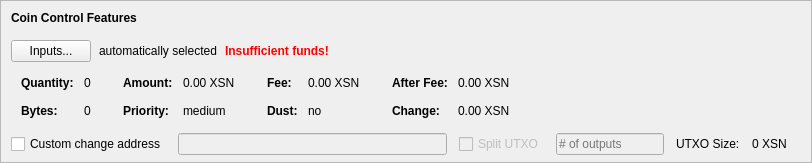
       <widget class="QFrame" name="frameCoinControl">
        <property name="sizePolicy">
         <sizepolicy hsizetype="Expanding" vsizetype="Expanding">
          <horstretch>0</horstretch>
          <verstretch>0</verstretch>
         </sizepolicy>
        </property>
        <property name="maximumSize">
         <size>
          <width>16777215</width>
          <height>16777215</height>
         </size>
        </property>
        <property name="frameShape">
         <enum>QFrame::StyledPanel</enum>
        </property>
        <property name="frameShadow">
         <enum>QFrame::Sunken</enum>
        </property>
        <layout class="QVBoxLayout" name="verticalLayoutCoinControl2">
         <property name="spacing">
          <number>0</number>
         </property>
         <property name="leftMargin">
          <number>0</number>
         </property>
         <property name="topMargin">
          <number>0</number>
         </property>
         <property name="rightMargin">
          <number>0</number>
         </property>
         <property name="bottomMargin">
          <number>6</number>
         </property>
         <item>
          <layout class="QVBoxLayout" name="verticalLayoutCoinControl" stretch="0,0,0,0,1">
           <property name="spacing">
            <number>0</number>
           </property>
           <property name="leftMargin">
            <number>10</number>
           </property>
           <property name="topMargin">
            <number>10</number>
           </property>
           <item>
            <layout class="QHBoxLayout" name="horizontalLayoutCoinControl1">
             <property name="bottomMargin">
              <number>15</number>
             </property>
             <item>
              <widget class="QLabel" name="labelCoinControlFeatures">
               <property name="sizePolicy">
                <sizepolicy hsizetype="Preferred" vsizetype="Maximum">
                 <horstretch>0</horstretch>
                 <verstretch>0</verstretch>
                </sizepolicy>
               </property>
               <property name="font">
                <font>
                 <weight>75</weight>
                 <bold>true</bold>
                </font>
               </property>
               <property name="styleSheet">
                <string notr="true">font-weight:bold;</string>
               </property>
               <property name="text">
                <string>Coin Control Features</string>
               </property>
              </widget>
             </item>
            </layout>
           </item>
           <item>
            <layout class="QHBoxLayout" name="horizontalLayoutCoinControl2" stretch="0,0,0,0">
             <property name="spacing">
              <number>8</number>
             </property>
             <property name="bottomMargin">
              <number>10</number>
             </property>
             <item>
              <widget class="QPushButton" name="pushButtonCoinControl">
               <property name="styleSheet">
                <string notr="true"/>
               </property>
               <property name="text">
                <string>Inputs...</string>
               </property>
               <property name="autoDefault">
                <bool>false</bool>
               </property>
              </widget>
             </item>
             <item>
              <widget class="QLabel" name="labelCoinControlAutomaticallySelected">
               <property name="text">
                <string>automatically selected</string>
               </property>
               <property name="margin">
                <number>5</number>
               </property>
              </widget>
             </item>
             <item>
              <widget class="QLabel" name="labelCoinControlInsuffFunds">
               <property name="font">
                <font>
                 <weight>75</weight>
                 <bold>true</bold>
                </font>
               </property>
               <property name="styleSheet">
                <string notr="true">color:red;font-weight:bold;</string>
               </property>
               <property name="text">
                <string>Insufficient funds!</string>
               </property>
               <property name="margin">
                <number>5</number>
               </property>
              </widget>
             </item>
             <item>
              <spacer name="horizontalSpacerCoinControl">
               <property name="orientation">
                <enum>Qt::Horizontal</enum>
               </property>
               <property name="sizeHint" stdset="0">
                <size>
                 <width>40</width>
                 <height>1</height>
                </size>
               </property>
              </spacer>
             </item>
            </layout>
           </item>
           <item>
            <widget class="QWidget" name="widgetCoinControl" native="true">
             <property name="sizePolicy">
              <sizepolicy hsizetype="Preferred" vsizetype="Preferred">
               <horstretch>0</horstretch>
               <verstretch>0</verstretch>
              </sizepolicy>
             </property>
             <property name="minimumSize">
              <size>
               <width>0</width>
               <height>0</height>
              </size>
             </property>
             <property name="styleSheet">
              <string notr="true"/>
             </property>
             <layout class="QHBoxLayout" name="horizontalLayoutCoinControl5">
              <property name="leftMargin">
               <number>0</number>
              </property>
              <property name="topMargin">
               <number>0</number>
              </property>
              <property name="rightMargin">
               <number>0</number>
              </property>
              <property name="bottomMargin">
               <number>0</number>
              </property>
              <item>
               <layout class="QHBoxLayout" name="horizontalLayoutCoinControl3" stretch="0,0,0,1">
                <property name="spacing">
                 <number>20</number>
                </property>
                <property name="topMargin">
                 <number>0</number>
                </property>
                <property name="bottomMargin">
                 <number>10</number>
                </property>
                <item>
                 <layout class="QFormLayout" name="formLayoutCoinControl1">
                  <property name="horizontalSpacing">
                   <number>10</number>
                  </property>
                  <property name="verticalSpacing">
                   <number>14</number>
                  </property>
                  <property name="leftMargin">
                   <number>10</number>
                  </property>
                  <property name="topMargin">
                   <number>4</number>
                  </property>
                  <property name="rightMargin">
                   <number>6</number>
                  </property>
                  <item row="0" column="0">
                   <widget class="QLabel" name="labelCoinControlQuantityText">
                    <property name="font">
                     <font>
                      <weight>75</weight>
                      <bold>true</bold>
                     </font>
                    </property>
                    <property name="text">
                     <string>Quantity:</string>
                    </property>
                    <property name="margin">
                     <number>0</number>
                    </property>
                   </widget>
                  </item>
                  <item row="0" column="1">
                   <widget class="QLabel" name="labelCoinControlQuantity">
                    <property name="cursor">
                     <cursorShape>IBeamCursor</cursorShape>
                    </property>
                    <property name="contextMenuPolicy">
                     <enum>Qt::ActionsContextMenu</enum>
                    </property>
                    <property name="text">
                     <string notr="true">0</string>
                    </property>
                    <property name="margin">
                     <number>0</number>
                    </property>
                    <property name="textInteractionFlags">
                     <set>Qt::LinksAccessibleByMouse|Qt::TextSelectableByKeyboard|Qt::TextSelectableByMouse</set>
                    </property>
                   </widget>
                  </item>
                  <item row="1" column="0">
                   <widget class="QLabel" name="labelCoinControlBytesText">
                    <property name="font">
                     <font>
                      <weight>75</weight>
                      <bold>true</bold>
                     </font>
                    </property>
                    <property name="text">
                     <string>Bytes:</string>
                    </property>
                   </widget>
                  </item>
                  <item row="1" column="1">
                   <widget class="QLabel" name="labelCoinControlBytes">
                    <property name="cursor">
                     <cursorShape>IBeamCursor</cursorShape>
                    </property>
                    <property name="contextMenuPolicy">
                     <enum>Qt::ActionsContextMenu</enum>
                    </property>
                    <property name="text">
                     <string notr="true">0</string>
                    </property>
                    <property name="textInteractionFlags">
                     <set>Qt::LinksAccessibleByMouse|Qt::TextSelectableByKeyboard|Qt::TextSelectableByMouse</set>
                    </property>
                   </widget>
                  </item>
                 </layout>
                </item>
                <item>
                 <layout class="QFormLayout" name="formLayoutCoinControl2">
                  <property name="horizontalSpacing">
                   <number>10</number>
                  </property>
                  <property name="verticalSpacing">
                   <number>14</number>
                  </property>
                  <property name="leftMargin">
                   <number>6</number>
                  </property>
                  <property name="topMargin">
                   <number>4</number>
                  </property>
                  <property name="rightMargin">
                   <number>6</number>
                  </property>
                  <item row="0" column="0">
                   <widget class="QLabel" name="labelCoinControlAmountText">
                    <property name="font">
                     <font>
                      <weight>75</weight>
                      <bold>true</bold>
                     </font>
                    </property>
                    <property name="text">
                     <string>Amount:</string>
                    </property>
                    <property name="margin">
                     <number>0</number>
                    </property>
                   </widget>
                  </item>
                  <item row="0" column="1">
                   <widget class="QLabel" name="labelCoinControlAmount">
                    <property name="cursor">
                     <cursorShape>IBeamCursor</cursorShape>
                    </property>
                    <property name="contextMenuPolicy">
                     <enum>Qt::ActionsContextMenu</enum>
                    </property>
                    <property name="text">
                     <string notr="true">0.00 XSN</string>
                    </property>
                    <property name="textInteractionFlags">
                     <set>Qt::LinksAccessibleByMouse|Qt::TextSelectableByKeyboard|Qt::TextSelectableByMouse</set>
                    </property>
                   </widget>
                  </item>
                  <item row="1" column="0">
                   <widget class="QLabel" name="labelCoinControlPriorityText">
                    <property name="font">
                     <font>
                      <weight>75</weight>
                      <bold>true</bold>
                     </font>
                    </property>
                    <property name="text">
                     <string>Priority:</string>
                    </property>
                   </widget>
                  </item>
                  <item row="1" column="1">
                   <widget class="QLabel" name="labelCoinControlPriority">
                    <property name="cursor">
                     <cursorShape>IBeamCursor</cursorShape>
                    </property>
                    <property name="contextMenuPolicy">
                     <enum>Qt::ActionsContextMenu</enum>
                    </property>
                    <property name="text">
                     <string>medium</string>
                    </property>
                    <property name="textInteractionFlags">
                     <set>Qt::LinksAccessibleByMouse|Qt::TextSelectableByKeyboard|Qt::TextSelectableByMouse</set>
                    </property>
                   </widget>
                  </item>
                 </layout>
                </item>
                <item>
                 <layout class="QFormLayout" name="formLayoutCoinControl3">
                  <property name="horizontalSpacing">
                   <number>10</number>
                  </property>
                  <property name="verticalSpacing">
                   <number>14</number>
                  </property>
                  <property name="leftMargin">
                   <number>6</number>
                  </property>
                  <property name="topMargin">
                   <number>4</number>
                  </property>
                  <property name="rightMargin">
                   <number>6</number>
                  </property>
                  <item row="0" column="0">
                   <widget class="QLabel" name="labelCoinControlFeeText">
                    <property name="font">
                     <font>
                      <weight>75</weight>
                      <bold>true</bold>
                     </font>
                    </property>
                    <property name="text">
                     <string>Fee:</string>
                    </property>
                    <property name="margin">
                     <number>0</number>
                    </property>
                   </widget>
                  </item>
                  <item row="0" column="1">
                   <widget class="QLabel" name="labelCoinControlFee">
                    <property name="cursor">
                     <cursorShape>IBeamCursor</cursorShape>
                    </property>
                    <property name="contextMenuPolicy">
                     <enum>Qt::ActionsContextMenu</enum>
                    </property>
                    <property name="text">
                     <string notr="true">0.00 XSN</string>
                    </property>
                    <property name="textInteractionFlags">
                     <set>Qt::LinksAccessibleByMouse|Qt::TextSelectableByKeyboard|Qt::TextSelectableByMouse</set>
                    </property>
                   </widget>
                  </item>
                  <item row="1" column="0">
                   <widget class="QLabel" name="labelCoinControlLowOutputText">
                    <property name="font">
                     <font>
                      <weight>75</weight>
                      <bold>true</bold>
                     </font>
                    </property>
                    <property name="text">
                     <string>Dust:</string>
                    </property>
                   </widget>
                  </item>
                  <item row="1" column="1">
                   <widget class="QLabel" name="labelCoinControlLowOutput">
                    <property name="cursor">
                     <cursorShape>IBeamCursor</cursorShape>
                    </property>
                    <property name="contextMenuPolicy">
                     <enum>Qt::ActionsContextMenu</enum>
                    </property>
                    <property name="text">
                     <string>no</string>
                    </property>
                    <property name="textInteractionFlags">
                     <set>Qt::LinksAccessibleByMouse|Qt::TextSelectableByKeyboard|Qt::TextSelectableByMouse</set>
                    </property>
                   </widget>
                  </item>
                 </layout>
                </item>
                <item>
                 <layout class="QFormLayout" name="formLayoutCoinControl4">
                  <property name="horizontalSpacing">
                   <number>10</number>
                  </property>
                  <property name="verticalSpacing">
                   <number>14</number>
                  </property>
                  <property name="leftMargin">
                   <number>6</number>
                  </property>
                  <property name="topMargin">
                   <number>4</number>
                  </property>
                  <property name="rightMargin">
                   <number>6</number>
                  </property>
                  <item row="0" column="0">
                   <widget class="QLabel" name="labelCoinControlAfterFeeText">
                    <property name="font">
                     <font>
                      <weight>75</weight>
                      <bold>true</bold>
                     </font>
                    </property>
                    <property name="text">
                     <string>After Fee:</string>
                    </property>
                    <property name="margin">
                     <number>0</number>
                    </property>
                   </widget>
                  </item>
                  <item row="0" column="1">
                   <widget class="QLabel" name="labelCoinControlAfterFee">
                    <property name="cursor">
                     <cursorShape>IBeamCursor</cursorShape>
                    </property>
                    <property name="contextMenuPolicy">
                     <enum>Qt::ActionsContextMenu</enum>
                    </property>
                    <property name="text">
                     <string notr="true">0.00 XSN</string>
                    </property>
                    <property name="textInteractionFlags">
                     <set>Qt::LinksAccessibleByMouse|Qt::TextSelectableByKeyboard|Qt::TextSelectableByMouse</set>
                    </property>
                   </widget>
                  </item>
                  <item row="1" column="0">
                   <widget class="QLabel" name="labelCoinControlChangeText">
                    <property name="font">
                     <font>
                      <weight>75</weight>
                      <bold>true</bold>
                     </font>
                    </property>
                    <property name="text">
                     <string>Change:</string>
                    </property>
                   </widget>
                  </item>
                  <item row="1" column="1">
                   <widget class="QLabel" name="labelCoinControlChange">
                    <property name="cursor">
                     <cursorShape>IBeamCursor</cursorShape>
                    </property>
                    <property name="contextMenuPolicy">
                     <enum>Qt::ActionsContextMenu</enum>
                    </property>
                    <property name="text">
                     <string notr="true">0.00 XSN</string>
                    </property>
                    <property name="textInteractionFlags">
                     <set>Qt::LinksAccessibleByMouse|Qt::TextSelectableByKeyboard|Qt::TextSelectableByMouse</set>
                    </property>
                   </widget>
                  </item>
                 </layout>
                </item>
               </layout>
              </item>
             </layout>
            </widget>
           </item>
           <item>
            <layout class="QHBoxLayout" name="horizontalLayoutCoinControl4" stretch="0,0,0,0,0,0,0">
             <property name="spacing">
              <number>12</number>
             </property>
             <property name="sizeConstraint">
              <enum>QLayout::SetDefaultConstraint</enum>
             </property>
             <property name="topMargin">
              <number>5</number>
             </property>
             <property name="rightMargin">
              <number>5</number>
             </property>
             <item>
              <widget class="QCheckBox" name="checkBoxCoinControlChange">
               <property name="toolTip">
                <string>If this is activated, but the change address is empty or invalid, change will be sent to a newly generated address.</string>
               </property>
               <property name="text">
                <string>Custom change address</string>
               </property>
              </widget>
             </item>
             <item>
              <widget class="QValidatedLineEdit" name="lineEditCoinControlChange">
               <property name="enabled">
                <bool>false</bool>
               </property>
               <property name="sizePolicy">
                <sizepolicy hsizetype="Expanding" vsizetype="Fixed">
                 <horstretch>0</horstretch>
                 <verstretch>0</verstretch>
                </sizepolicy>
               </property>
              </widget>
             </item>
             <item>
              <widget class="QCheckBox" name="splitBlockCheckBox">
               <property name="enabled">
                <bool>false</bool>
               </property>
               <property name="text">
                <string>Split UTXO</string>
               </property>
              </widget>
             </item>
             <item>
              <widget class="QLineEdit" name="splitBlockLineEdit">
               <property name="enabled">
                <bool>false</bool>
               </property>
               <property name="sizePolicy">
                <sizepolicy hsizetype="Fixed" vsizetype="Fixed">
                 <horstretch>50</horstretch>
                 <verstretch>0</verstretch>
                </sizepolicy>
               </property>
               <property name="placeholderText">
                <string># of outputs</string>
               </property>
              </widget>
             </item>
             <item>
              <widget class="QLabel" name="labelBlockSizeText">
               <property name="text">
                <string>UTXO Size:</string>
               </property>
              </widget>
             </item>
             <item>
              <widget class="QLabel" name="labelBlockSize">
               <property name="text">
                <string>0 XSN</string>
               </property>
              </widget>
             </item>
             <item>
              <widget class="QLabel" name="labelCoinControlChangeLabel">
               <property name="sizePolicy">
                <sizepolicy hsizetype="Preferred" vsizetype="Expanding">
                 <horstretch>0</horstretch>
                 <verstretch>0</verstretch>
                </sizepolicy>
               </property>
               <property name="minimumSize">
                <size>
                 <width>0</width>
                 <height>0</height>
                </size>
               </property>
               <property name="text">
                <string/>
               </property>
               <property name="margin">
                <number>3</number>
               </property>
              </widget>
             </item>
            </layout>
           </item>
           <item>
            <spacer name="verticalSpacerCoinControl">
             <property name="orientation">
              <enum>Qt::Vertical</enum>
             </property>
             <property name="sizeHint" stdset="0">
              <size>
               <width>800</width>
               <height>1</height>
              </size>
             </property>
            </spacer>
           </item>
          </layout>
         </item>
        </layout>
       </widget>
